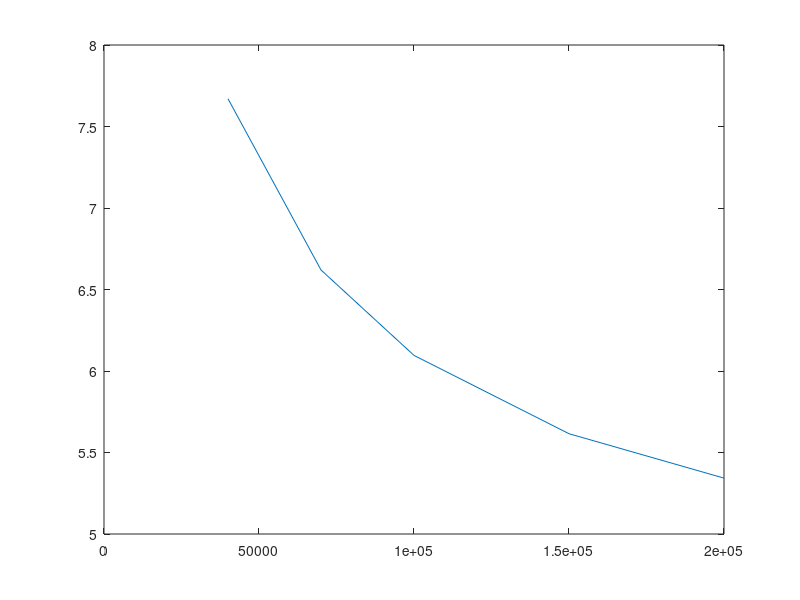

Write MATLAB code to recreate this figure.
n_water = 8.9*10^(-4);  % visc. of water, Pa.s or Ns/m2
r_lapd = 3.59*10^(-9); % hydrodynamic radius rp = 3.59 nm
kb = 1.38*10^(-23); %m2 kg s-1 K-1 Boltzmann const
T = 298; %K, 25 C
D_water = kb .* T ./(6 * 3.14 * n_water * r_lapd) *10^12 % DC in water in um2/s
MW_crowder = [40 70 100 150 200] *1000  % g/mol or Da
beta = -0.75;


%Values from paper
%eta = 0.51*10^(-9); % 0.51 nm
%rh = 42*10^(-9); %42 nm
a = 0.53;
rh = [2.85 3.55 4.08 4.78 5.34]*10^(-9);   %m, when crowder is 40 kDa on avg
rg = [2.21 2.75 3.16 3.7 4.14] *10^(-9);

c = 200 * 1000  %Low c g/m3   ---  200 mg/ml
c_star = MW_crowder./ (4/3 * 3.14 .* rg.^3 *6.023*10^23) % g/m3
%eta = rg .*(c./c_star).^beta
eta = 0.51*10^(-9); % 0.51 nm

f = ((eta./rh).^2 + (eta./r_lapd).^2).^(-a/2);
f_exp = exp(f)

n_cyto = n_water .* f_exp
D_cyto = D_water ./f_exp   % in um2/s

plot(MW_crowder,D_cyto)